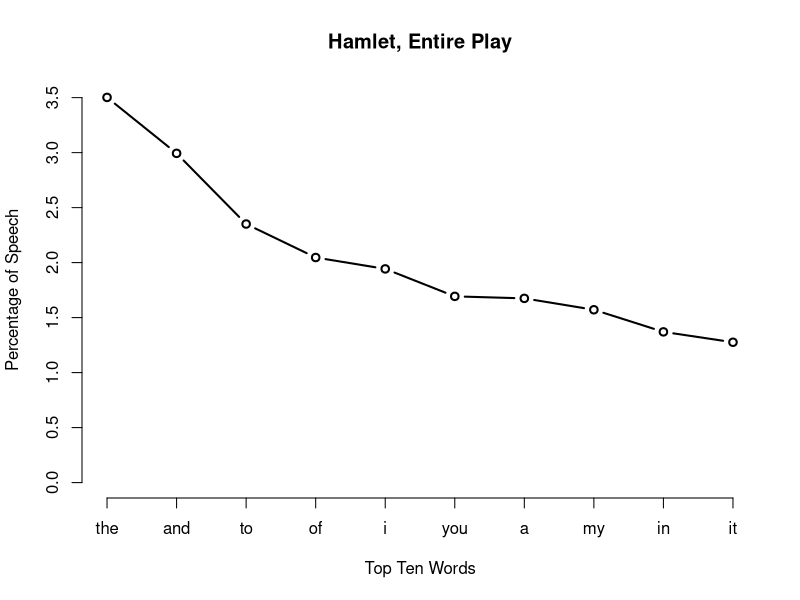

Reproduce this figure in R.
setwd("~/cyberdh/HILT-demo")
text.v<-scan("hamlet.txt", what="character", sep="\n")
hamlet.v<-paste(text.v, collapse="  ")
hamlet.lower.v<-tolower(hamlet.v)
hamlet.words<-strsplit(hamlet.lower.v, "\\W")
hamlet.word.v<-unlist(hamlet.words)
not.blanks.v<-which(hamlet.word.v != "")
hamlet.word.v<-hamlet.word.v[not.blanks.v]
length(unique(hamlet.word.v))
hamlet.freqs.t<-table(hamlet.word.v)
sorted.hamlet.freqs.t<-sort(hamlet.freqs.t, decreasing=TRUE)
sorted.hamlet.rel.freqs.t<-100*(sorted.hamlet.freqs.t/sum(sorted.hamlet.freqs.t))
plot(sorted.hamlet.rel.freqs.t[1:10], type="b", main="Hamlet, Entire Play", xlab="Top Ten Words", 
     ylab="Percentage of Speech", xaxt="n",)
axis(1,1:10, labels=names(sorted.hamlet.rel.freqs.t[1:10]))
